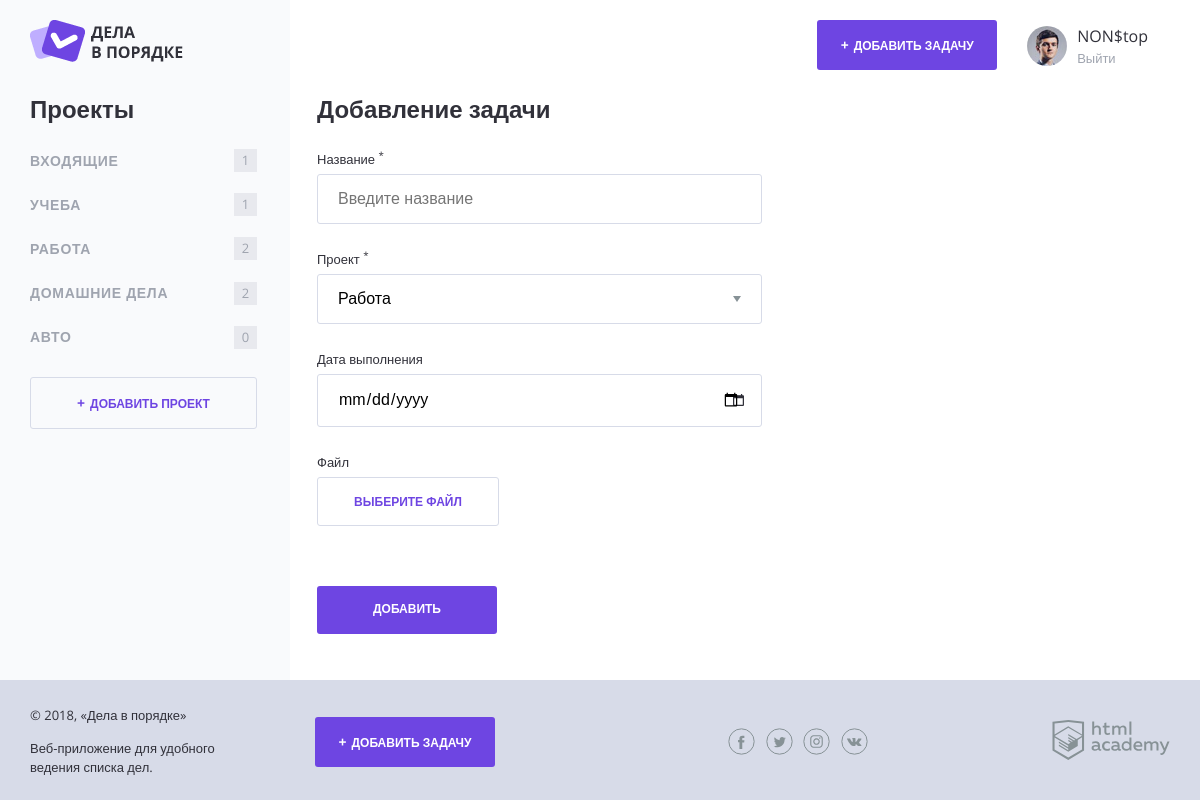
The app's page /task_add.php?project_id=3 (signed in) with its own data.
### tables this page shows
CREATE TABLE `projects` (
  `project_id` int(11) NOT NULL AUTO_INCREMENT,
  `user_id` int(11) NOT NULL,
  `project_name` varchar(50) NOT NULL,
  PRIMARY KEY (`project_id`),
  KEY `user_id` (`user_id`)
);

### functions.php (called while the page is built, shortened)
<?php
function Include_template($name, $data)
{
    $name = 'templates/' . $name;
    extract($data);
    include_once $name;
    $result = ob_get_clean();
    return $result;
}
function execSql($conn, $sql)
{
    $result = mysqli_query($conn, $sql);
    return $result;
}
function getAssocArrayFromSQL($dbConn, $sql)
{
    $result = mysqli_fetch_all(execSql($dbConn, $sql), MYSQLI_ASSOC);
    return $result;
}
function createEmptyTaskFieldValuesArray()
{
    $errorClassAndMessage = [
        'errorClass' => '',
        'errorMessage' => ''
    ];
    $result = [
        'fieldValues' => [
            'name' => '',
            'project' => 0,
            'date' => '',
            'file' => ''
        ],
        'errors' => [
            'errorFlag' => 0,
            'errorGeneralMessage' => '',
            'name' => $errorClassAndMessage,
            'project' => $errorClassAndMessage,
            'date' => $errorClassAndMessage
        ]
    ];
    return $result;
}

### templates/task_add.php (the view, shortened to what this page needs)
<main class="content__main">
  <h2 class="content__main-heading">Добавление задачи</h2>
  <form class="form" action="/task_add.php" method="post" enctype="multipart/form-data">
    <div class="form__row">
      <label class="form__label" for="name">Название <sup>*</sup></label>
      <input class="form__input<?= $fieldsValues['errors']['name']['errorClass'] ?>" type="text" name="name" id="name" value="<?= $fieldsValues['fieldValues']['name'] ?>" placeholder="Введите название" maxlength="50">
    </div>
    <div class="form__row">
      <label class="form__label" for="project">Проект <sup>*</sup></label>
      <select class="form__input form__input--select<?= $fieldsValues['errors']['project']['errorClass'] ?>" name="project" id="project">
      <?php
      foreach ($projects as $project) {
          $selected = '';
          if ($project['project_id'] == $activeProject['id']) {
              $selected = ' selected';
          } ?>
        <option value="<?= $project['project_id'] ?>"<?= $selected ?>><?= $project['project_name'] ?></option>
      <?php
      }
      ?>
      </select>
    </div>
    <div class="form__row">
      <label class="form__label" for="date">Дата выполнения</label>
      <input class="form__input form__input--date<?= $fieldsValues['errors']['date']['errorClass'] ?>" type="date" name="date" id="date" value="<?= $fieldsValues['fieldValues']['date'] ?>" placeholder="Введите дату в формате ДД.ММ.ГГГГ" maxlength="10">
    </div>
    <div class="form__row">
      <label class="form__label" for="preview">Файл</label>
      <div class="form__input-file">
        <label class="button button--transparent" for="preview">
          <span>Выберите файл</span>
        </label>
      </div>
    </div>
    <div class="form__row form__row--controls">
      <input class="button" type="submit" name="submit" value="Добавить">
    </div>
  </form>
</main>

### templates/layout.php (shortened to what this page needs)
<!DOCTYPE html>
<html lang="ru">
<head>
    <link rel="stylesheet" href="css/normalize.css">
    <link rel="stylesheet" href="css/style.css">
    <link rel="stylesheet" href="css/flatpickr.min.css">
</head>
<body>
<div class="page-wrapper">
    <div class="container container--with-sidebar">
        <header class="main-header">
            <a href="/">
                <img src="img/logo.png" width="153" height="42" alt="Логотип Дела в порядке">
            </a>
            <div class="main-header__side">
                <a class="main-header__side-item button button--plus open-modal" href="/task_add.php<?= $activeProject['aloneGetStr'] ?>">Добавить задачу</a>
                <div class="main-header__side-item user-menu">
                    <div class="user-menu__image">
                        <img src="img/user-pic.jpg" width="40" height="40" alt="Пользователь">
                    </div>
                    <div class="user-menu__data">
                        <p><?=  $_SESSION['userName'] ?></p>
                        <a href="/logout.php">Выйти</a>
                    </div>
                </div>
            </div>
        </header>
        <div class="content">
            <section class="content__side">
                <h2 class="content__side-heading">Проекты</h2>
                <nav class="main-navigation">
                    <ul class="main-navigation__list">
                    <?php
                    foreach ($projects as $project) {
                        ?>
                        <li class="main-navigation__list-item">
                            <a class="main-navigation__list-item-link" href="/index.php?project_id=<?= $project['project_id'] ?>"><?= $project['project_name'] ?></a>
                            <span class="main-navigation__list-item-count"><?= $project['task_count'] ?></span>
                        </li>
                    <?php
                    }
                    ?>
                    </ul>
                </nav>
                <a class="button button--transparent button--plus content__side-button"
                   href="/project_add.php">Добавить проект</a>
            </section>
            <?= $content ?>
        </div>
    </div>
</div>
<footer class="main-footer">
    <div class="container">
        <div class="main-footer__copyright">
            <p>© 2018, «Дела в порядке»</p>
            <p>Веб-приложение для удобного ведения списка дел.</p>
        </div>
        <a class="main-footer__button button button--plus" href="/task_add.php<?= $activeProject['aloneGetStr'] ?>">Добавить задачу</a>
        <div class="main-footer__social social">
            <a class="social__link social__link--facebook" href="#">
            </a>
            <a class="social__link social__link--twitter" href="#">
            </a>
            <a class="social__link social__link--instagram" href="#">
            </a>
            <a class="social__link social__link--vkontakte" href="#">
            </a>
        </div>
        <div class="main-footer__developed-by">
            <a href="https://htmlacademy.ru/intensive/php">
                <img src="img/htmlacademy.svg" alt="HTML Academy" width="118" height="40">
            </a>
        </div>
    </div>
</footer>
</body>
</html>

### css/style.css (style rules this page uses)
html, body { height: 100%; }
.page-wrapper { min-height: 100%; margin-bottom: -120px; display: flex; }
.page-wrapper::after { content: ""; display: block; }
.main-footer, .page-wrapper::after { height: 94px; }
body { position: relative; min-width: 1180px; font-size: 16px; font-family: "OpenSans", sans-serif; color: #31313a; }
a { text-decoration: none; }
.container { width: 1140px; margin: 0 auto; padding: 0 20px; }
.container--with-sidebar { position: relative; }
.container--with-sidebar::after { content: ""; position: absolute; top: 0; left: calc(-50vw + 280px); z-index: -1; width: 50vw; height: 100%; background-color: #f9fafc; }
.button { display: inline-block; width: 180px; padding: 17px 0; font-weight: 700; font-size: 12px; text-align: center; color: #ffffff; text-transform: uppercase; text-decoration: none; background-color: #6e45e2; border: 0; border-radius: 3px; }
.button--plus::before { content: "+"; margin-right: 5px; font-size: 14px; }
.button--transparent { color: #6e45e2; border: 1px solid #d7dbe8; }
.button--transparent, .button--transparent:hover, .button--transparent:focus, .button--transparent:active { background-color: transparent; }
.main-header { display: flex; justify-content: space-between; padding: 20px 0 26px; }
.main-header__side { display: flex; align-items: center; margin-right: 22px; }
.main-header__side-item { margin-left: 30px; }
.user-menu { display: flex; align-items: center; }
.user-menu__image { flex-shrink: 1; margin-top: 6px; margin-right: 10px; }
.user-menu__image img { border-radius: 50%; }
.user-menu__data p { margin: 3px 0 2px; }
.user-menu__data a { font-size: 13px; color: #9fa4af; }
.content { display: flex; margin-bottom: 120px; }
.content__side { width: 260px; }
.content__side-heading { margin: 0; margin-bottom: 15px; }
.content__side-button { width: 225px; }
.main-navigation { margin-bottom: 18px; }
.main-navigation__list { margin: 0 0 0 -8px; padding: 0; list-style: none; }
.main-navigation__list-item { display: flex; align-items: center; font-size: 14px; color: #9fa4af; text-transform: uppercase; }
.main-navigation__list-item-link { flex-grow: 1; padding: 14px 8px; font-weight: bold; color: inherit; text-decoration: none; letter-spacing: 0.05em; }
.main-navigation__list-item-count { display: inline-block; min-width: 19px; min-height: 19px; margin-right: 33px; padding: 2px; font-size: 13px; line-height: 18px; text-align: center; background-color: #e8e9ee; }
.content__main { flex-grow: 1; padding: 0 30px 0 27px; }
.content__main-heading { margin: 0; margin-bottom: 25px; }
.main-footer { position: relative; padding: 13px 0; background-color: #d7dbe8; }
.main-footer .container { display: flex; align-items: center; }
.main-footer__copyright { width: 215px; margin-right: 70px; font-size: 13px; line-height: 1.5; }
.main-footer__button { margin-right: 202px; }
.main-footer__social { width: 140px; margin-right: 184px; }
.social { display: flex; flex-wrap: wrap; justify-content: space-between; margin-left: auto; }
.social__link { width: 27px; height: 27px; }
.form { max-width: 445px; }
.form__row { margin-bottom: 25px; }
.form__label { display: inline-block; margin-bottom: 7px; font-size: 13px; }
.form__input { box-sizing: border-box; width: 100%; padding: 15px 20px; border: 1px solid #d7dbe8; border-radius: 3px; -webkit-appearance: none; -moz-appearance: none; appearance: none; }
.form__input--select { background: #ffffff url("../img/dropdown.svg") right 20px top 50% no-repeat; }
.form__input--date { background: #ffffff url("../img/icon-calendar.png") right 17px top 50% no-repeat; }
.form__row--controls { margin-top: 60px; margin-bottom: 0; }

### records on screen
projects: project_name "ВХОДЯЩИЕ", task_count "1"
projects: project_name "УЧЕБА", task_count "1"
projects: project_name "РАБОТА", task_count "2"
projects: project_name "ДОМАШНИЕ ДЕЛА", task_count "2"
projects: project_name "АВТО", task_count "0"

### other values on screen
$_SESSION['userName'] "NON$top"
form field project "Работа"
